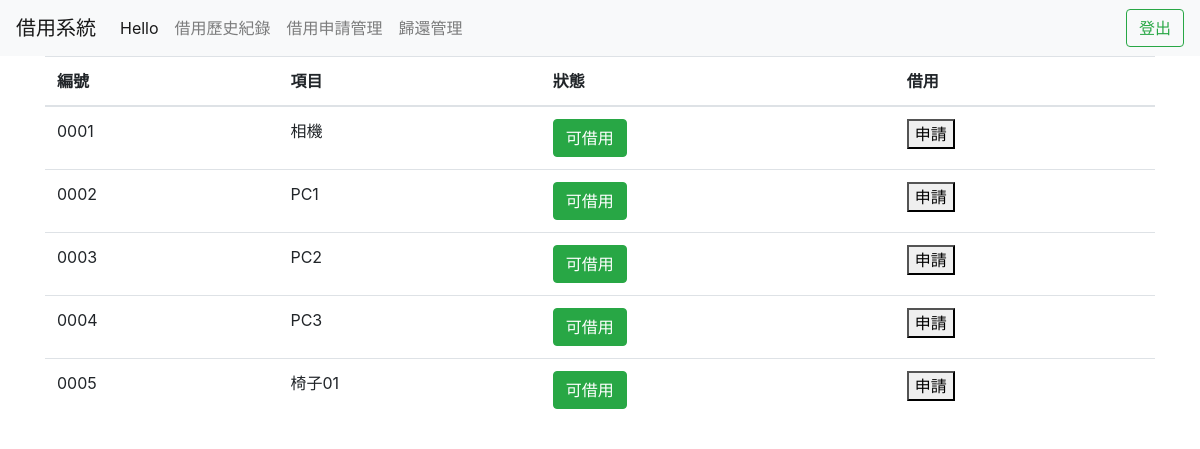
Screenshot of / (signed in) with the database file from the repository.
### main/models.py (models this page shows)
class Item(models.Model):
    item_id = models.TextField(default="0000")
    name = models.TextField(default="name")
    Available = 'A'
    Check = 'C'
    Pass = 'P'
    ITEM_STATUS = [
        (Available, 'Available'),
        (Check, 'Check'),
        (Pass, 'Pass'),
    ]
    status = models.CharField(max_length = 1, choices = ITEM_STATUS, default = Available)
    is_apply = models.BooleanField(default=False)

### main/views.py (the view)
# urls.py: path('', views.index, name="index"),
def index(request):
    data = Item.objects.all()
    return render(request, 'index.html', {'items':data})

### templates/index.html (shortened to what this page needs)
{% extends 'base.html' %}
{% load static %}
{% block nav %}
{% if user.is_authenticated %}
{% include 'nav.html' %}
{% endif %}
{% endblock %}
{% block content %}
{% if user.is_authenticated %}
<div class="container">
    <table class="table">
        <thead>
          <tr>
            <th scope="col">編號</th>
            <th scope="col">項目</th>
            <th scope="col">狀態</th>
            <th scope="col">借用</th>
          </tr>
        </thead>
        <tbody>
            {% for item in items %}
            <tr>
                <td scope="row">{{item.item_id}}</td>
                <td>{{item.name}}</td>
                {% if item.status == 'A' %}
                <td><button type="button" class="btn btn-success">可借用</button></td>
                {% elif item.status == 'C'%}
                <td><button type="button" class="btn btn-warning">申請中</button></td>
                {% else %}
                <td><button type="button" class="btn btn-secondary">已借出</button></td>
                {% endif %}
                <form action="send_apply" method="POST">
                {% if item.is_apply %}
                <td><button type="submit" disabled>申請</button></td>
                {% else %}
                <td><button type="submit">申請</button></td>
                {% endif %}
                </form>
            </tr>
            {% endfor %}
        </tbody>
      </table>
</div>
{% else %}
<form class="form-signin" action="accounts/login">
    <h1 class="h3 mb-3 font-weight-normal">Welcome</h1>
    <button class="btn btn-lg btn-primary btn-block" type="submit">登入</button>
    <a href="accounts/register">點我註冊</a>
</form>
{% endif %}
{% endblock %}

### rows the page displays
Item: item_id "0001", name "相機", status "可借用", is_apply "申請"
Item: item_id "0002", name "PC1", status "可借用", is_apply "申請"
Item: item_id "0003", name "PC2", status "可借用", is_apply "申請"
Item: item_id "0004", name "PC3", status "可借用", is_apply "申請"
Item: item_id "0005", name "椅子01", status "可借用", is_apply "申請"
